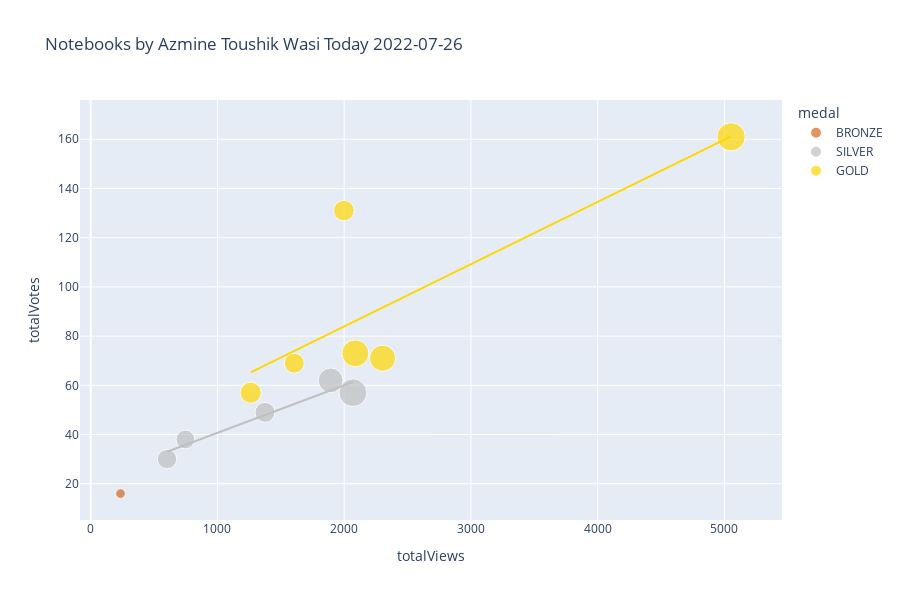

The cell this chart's notebook holds for it:
### Markdown cell above
# Plotly Scatter Plot

You may want to tweak these settings depending on how many notebooks you have...

### Code cell
import plotly.express as px
from datetime import datetime


df['totalComments'].fillna(0, inplace=True)
df['medal'].fillna('N/A', inplace=True)
df['size'] = df['totalComments'].clip(lower=1)
color_map = {
    'GOLD': 'gold',
    'SILVER': 'silver',
    'BRONZE': 'chocolate',
    'N/A': '#333'
}
px.scatter(
    df,
    'totalViews',
    'totalVotes',
    title=f'Notebooks by {df.author_displayName.get(0)} Today '+str(datetime.today().strftime('%Y-%m-%d')),
    log_x=False,
    log_y=False,
    #width=800, 
    height=600,
    color='medal',
    color_discrete_map=color_map,
    size='size',
    trendline='ols',
    trendline_options=dict(log_x=False, log_y=False, add_constant=True),
    #trendline='lowess', # Use for Locally Weighted Scatterplot Smoothing line
    #trendline_scope='overall', # Use this for one trendline
    hover_name='title',
    hover_data={
        'size': False,
        'totalViews': ':,.0f',
        'totalVotes': ':,.0f',
        'totalLines': ':,.0f',
        'totalComments': ':,.0f',
        'viewsPerVote': ':,.0f',
        'languageName': True,
        'versionNumber': True,
        'lastRun': True,
        'lastRunExecutionTimeSeconds': ':,.0f',
        'medal': True,
    })

### Figure 1 — Plotly figure (JSON) as saved in the notebook; plotly's stock layout.template omitted (floating-point values rounded to 4 significant figures)
{"data": [{"customdata": [[4, 433, 4, 13.88, "Python", 12, "Tue Jul 26 10:49:09 2022", 253, "BRONZE"]], "hovertemplate": "<b>%{hovertext}</b><br><br>medal=%{customdata[8]}<br>totalViews=%{x:,.0f}<br>totalVotes=%{y:,.0f}<br>totalLines=%{customdata[1]:,.0f}<br>totalComments=%{customdata[2]:,.0f}<br>viewsPerVote=%{customdata[3]:,.0f}<br>languageName=%{customdata[4]}<br>versionNumber=%{customdata[5]}<br>lastRun=%{customdata[6]}<br>lastRunExecutionTimeSeconds=%{customdata[7]:,.0f}<extra></extra>", "hovertext": ["Daily AQI - Air Quality Index [Scheduled]"], "legendgroup": "BRONZE", "marker": {"color": "chocolate", "size": [4], "sizemode": "area", "sizeref": 0.085, "symbol": "circle"}, "mode": "markers", "name": "BRONZE", "orientation": "v", "showlegend": true, "type": "scatter", "x": [235], "xaxis": "x", "y": [16], "yaxis": "y"}, {"hovertemplate": "medal=BRONZE<extra></extra>", "legendgroup": "BRONZE", "marker": {"color": "chocolate", "symbol": "circle"}, "mode": "lines", "name": "BRONZE", "showlegend": false, "type": "scatter", "xaxis": "x", "yaxis": "y"}, {"customdata": [[33, 306, 33, 35.69, "Python", 14, "Mon Jul 25 01:48:12 2022", 65, "SILVER"], [16, 391, 16, 19.45, "Python", 17, "Sun Jul 24 06:03:43 2022", 354, "SILVER"], [17, 342, 17, 27.52, "Python", 10, "Sun Jul 24 03:51:18 2022", 93, "SILVER"], [26, 536, 26, 30.06, "Python", 15, "Sat Jul 23 18:30:17 2022", 52, "SILVER"], [15, 461, 15, 19.18, "Python", 16, "Sat Jul 23 00:51:26 2022", 72, "SILVER"]], "hovertemplate": "<b>%{hovertext}</b><br><br>medal=%{customdata[8]}<br>totalViews=%{x:,.0f}<br>totalVotes=%{y:,.0f}<br>totalLines=%{customdata[1]:,.0f}<br>totalComments=%{customdata[2]:,.0f}<br>viewsPerVote=%{customdata[3]:,.0f}<br>languageName=%{customdata[4]}<br>versionNumber=%{customdata[5]}<br>lastRun=%{customdata[6]}<br>lastRunExecutionTimeSeconds=%{customdata[7]:,.0f}<extra></extra>", "hovertext": ["▶️ Cristiano Ronaldo ⚽ Goals  📊 EDA, Analysis", "Coursera 📉 EDA, Insights, Sentiment Analysis", "➡️ Intro to Feature Engineering 🛠 Housing Data ", "UCL ⚽ EDA & Viz ⭐ 2021-22 ⭐ Players & Teams", "Investment and Financial Analysis  🏭 GeoExports"], "legendgroup": "SILVER", "marker": {"color": "silver", "size": [33, 16, 17, 26, 15], "sizemode": "area", "sizeref": 0.085, "symbol": "circle"}, "mode": "markers", "name": "SILVER", "orientation": "v", "showlegend": true, "type": "scatter", "x": [2069, 602, 1375, 1893, 747], "xaxis": "x", "y": [57, 30, 49, 62, 38], "yaxis": "y"}, {"hovertemplate": "<b>OLS trendline</b><br>totalVotes = 0.0193349 * totalViews + 21.3454<br>R<sup>2</sup>=0.928031<br><br>medal=SILVER<br>totalViews=%{x:,.0f}<br>totalVotes=%{y:,.0f} <b>(trend)</b><extra></extra>", "legendgroup": "SILVER", "marker": {"color": "silver", "symbol": "circle"}, "mode": "lines", "name": "SILVER", "showlegend": false, "type": "scatter", "x": [602, 747, 1375, 1893, 2069], "xaxis": "x", "y": [32.98, 35.79, 47.93, 57.95, 61.35], "yaxis": "y"}, {"customdata": [[29, 592, 29, 32, "Python", 14, "Tue Jul 19 01:47:02 2022", 50, "GOLD"], [19, 608, 19, 21.78, "Python", 19, "Sun Jul 17 06:36:10 2022", 102, "GOLD"], [31, 380, 31, 28.23, "Python", 13, "Sat Jul  9 12:08:22 2022", 56, "GOLD"], [17, 342, 17, 22.96, "Python", 14, "Tue Jul  5 04:38:45 2022", 70, "GOLD"], [18, 645, 18, 15.14, "Python", 1, "Fri Jul  1 18:28:34 2022", 6, "GOLD"], [34, 357, 34, 31.2, "Python", 7, "Fri Jul  1 08:32:21 2022", 85, "GOLD"]], "hovertemplate": "<b>%{hovertext}</b><br><br>medal=%{customdata[8]}<br>totalViews=%{x:,.0f}<br>totalVotes=%{y:,.0f}<br>totalLines=%{customdata[1]:,.0f}<br>totalComments=%{customdata[2]:,.0f}<br>viewsPerVote=%{customdata[3]:,.0f}<br>languageName=%{customdata[4]}<br>versionNumber=%{customdata[5]}<br>lastRun=%{customdata[6]}<br>lastRunExecutionTimeSeconds=%{customdata[7]:,.0f}<extra></extra>", "hovertext": ["➡️ Bias-Variance Tradeoff 📋 Theory & Code Ex.", "Divorce Prediction & Reasons Analysis with PCA", "▶️ Lionel Messi 📊 Extended EDA ⚽ Goals ", "➡️ Intro to Cross Validation ✅ Different Methods", "Clustering Techniques & Algorithms Analysis", " Imputation : Different Techniques with Codes"], "legendgroup": "GOLD", "marker": {"color": "gold", "size": [29, 19, 31, 17, 18, 34], "sizemode": "area", "sizeref": 0.085, "symbol": "circle"}, "mode": "markers", "name": "GOLD", "orientation": "v", "showlegend": true, "type": "scatter", "x": [2303, 1262, 2088, 1606, 1998, 5053], "xaxis": "x", "y": [71, 57, 73, 69, 131, 161], "yaxis": "y"}, {"hovertemplate": "<b>OLS trendline</b><br>totalVotes = 0.0253048 * totalViews + 33.3147<br>R<sup>2</sup>=0.670063<br><br>medal=GOLD<br>totalViews=%{x:,.0f}<br>totalVotes=%{y:,.0f} <b>(trend)</b><extra></extra>", "legendgroup": "GOLD", "marker": {"color": "gold", "symbol": "circle"}, "mode": "lines", "name": "GOLD", "showlegend": false, "type": "scatter", "x": [1262, 1606, 1998, 2088, 2303, 5053], "xaxis": "x", "y": [65.25, 73.95, 83.87, 86.15, 91.59, 161.2], "yaxis": "y"}], "layout": {"height": 600, "legend": {"itemsizing": "constant", "title": {"text": "medal"}, "tracegroupgap": 0}, "title": {"text": "Notebooks by Azmine Toushik Wasi Today 2022-07-26"}, "xaxis": {"anchor": "y", "domain": [0, 1], "title": {"text": "totalViews"}}, "yaxis": {"anchor": "x", "domain": [0, 1], "title": {"text": "totalVotes"}}}}
